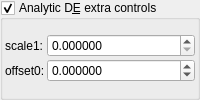
    <widget class="MyGroupBox" name="groupCheck_analyticDE_enabled_false">
     <property name="toolTip">
      <string>&lt;html&gt;&lt;head/&gt;&lt;body&gt;&lt;p&gt;Adjusts the DE every time this slot is iterated.&lt;/p&gt;&lt;p&gt;The aim is to keep these parameters as low as possible.&lt;/p&gt;&lt;p&gt;High values improve the DE, but detail is lost.&lt;/p&gt;&lt;p&gt;Occasionally a negative Offset value is used. &lt;/p&gt;&lt;/body&gt;&lt;/html&gt;</string>
     </property>
     <property name="title">
      <string>Analytic D&amp;E extra controls</string>
     </property>
     <property name="checkable">
      <bool>true</bool>
     </property>
     <layout class="QVBoxLayout" name="verticalLayout_13" stretch="0">
      <property name="spacing">
       <number>2</number>
      </property>
      <property name="leftMargin">
       <number>2</number>
      </property>
      <property name="topMargin">
       <number>2</number>
      </property>
      <property name="rightMargin">
       <number>2</number>
      </property>
      <property name="bottomMargin">
       <number>2</number>
      </property>
      <item>
       <layout class="QGridLayout" name="gridLayout_27" columnstretch="0,0,1">
        <property name="spacing">
         <number>2</number>
        </property>
        <item row="1" column="1">
         <widget class="QLabel" name="label_177">
          <property name="text">
           <string>offset0:</string>
          </property>
         </widget>
        </item>
        <item row="1" column="2">
         <widget class="MyDoubleSpinBox" name="spinbox_analyticDE_offset_0">
          <property name="sizePolicy">
           <sizepolicy hsizetype="Minimum" vsizetype="Maximum">
            <horstretch>0</horstretch>
            <verstretch>0</verstretch>
           </sizepolicy>
          </property>
          <property name="prefix">
           <string/>
          </property>
          <property name="suffix">
           <string/>
          </property>
          <property name="decimals">
           <number>6</number>
          </property>
          <property name="minimum">
           <double>-99.989999999999995</double>
          </property>
          <property name="maximum">
           <double>99.989999999999995</double>
          </property>
          <property name="singleStep">
           <double>0.100000000000000</double>
          </property>
         </widget>
        </item>
        <item row="0" column="2">
         <widget class="MyDoubleSpinBox" name="spinbox_analyticDE_scale_1">
          <property name="sizePolicy">
           <sizepolicy hsizetype="Minimum" vsizetype="Maximum">
            <horstretch>0</horstretch>
            <verstretch>0</verstretch>
           </sizepolicy>
          </property>
          <property name="prefix">
           <string/>
          </property>
          <property name="suffix">
           <string/>
          </property>
          <property name="decimals">
           <number>6</number>
          </property>
          <property name="minimum">
           <double>0.000000000000000</double>
          </property>
          <property name="maximum">
           <double>99.989999999999995</double>
          </property>
          <property name="singleStep">
           <double>0.100000000000000</double>
          </property>
         </widget>
        </item>
        <item row="0" column="1">
         <widget class="QLabel" name="label_183">
          <property name="text">
           <string>scale1:</string>
          </property>
         </widget>
        </item>
       </layout>
      </item>
     </layout>
    </widget>
